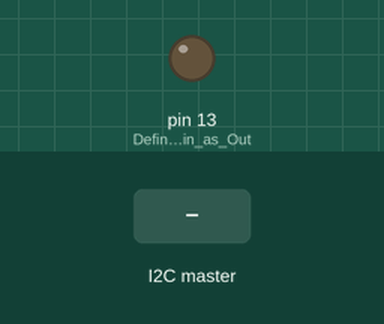
Simulated run of this sketch. Board: Arduino Uno, built with avr-gcc and run on an emulated ATmega328P. On the bench: output pins drawn as LEDs (lit = HIGH). Inputs (shaded band) come from the test bench.

Above: at 1.2 s.
1.3 s: the I2C master sends the byte 2
At 2.1 s:
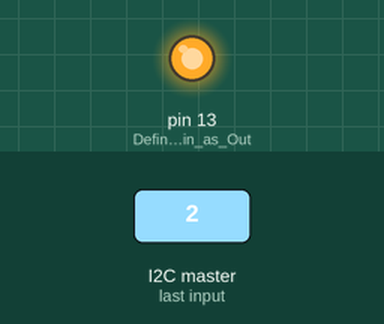
Timing chart, 0 to 4.3 s (numbered marks = the images above; inputs shaded):
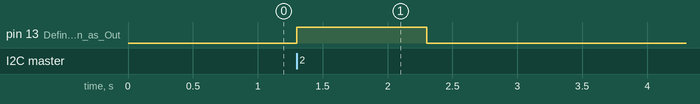

Measured:
- after the input at 1.3 s, pin 13 (Define_the_LED_pin_as_Out): LOW → HIGH at once, → LOW 1.0 s later

The sketch:

I2C_Slave2.ino
```cpp
// I2C Slave 2

#include <Wire.h>                // Include the required Wire library for I2C
int wait = 0;

void setup() {
  pinMode (LED_BUILTIN, OUTPUT);         // Define the LED pin as Output
  Serial.begin(9600);
  Wire.begin(2);                 // Start the I2C Bus as Slave on address 1
  Wire.onReceive(receiveEvent);  // Attach a function to trigger when something is received.
}

void receiveEvent(int bytes) {
  wait = Wire.read();               // Read one character from the I2C
}

void loop() {
  if (wait == 1) {
    digitalWrite(LED_BUILTIN, HIGH);     // If value received is 0 blink LED for 200 ms
    delay(wait * 200);
    digitalWrite(LED_BUILTIN, LOW);
    delay(wait * 200);
  }
  if (wait == 2) {
    digitalWrite(LED_BUILTIN, HIGH);     // If value received is 0 blink LED for 200 ms
    delay(wait * 500);
    digitalWrite(LED_BUILTIN, LOW);
    delay(wait * 500);
  }
  wait = 0;
}
```
